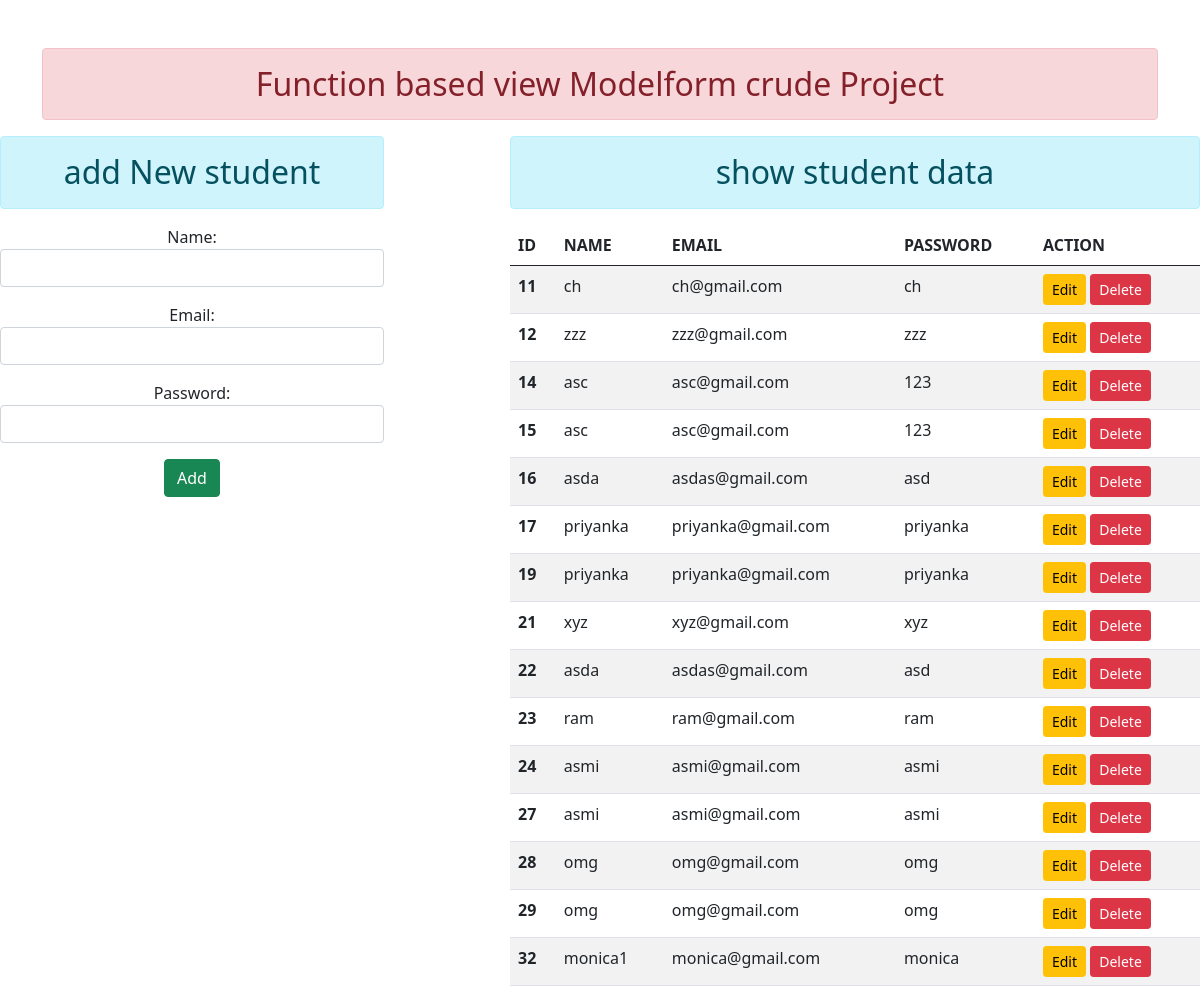
/home/, run on the app's committed database.
### enroll/models.py (models this page shows)
class student(models.Model):
    name = models.CharField(max_length=100)
    email = models.EmailField(max_length=100)
    password = models.CharField(max_length=100)

### enroll/views.py (the view)
# urls.py: path('', views.add_show, name='addandshow'),
def add_show(request):
    if request.method == 'POST':
        fm = studentregisration(request.POST)
        if fm.is_valid():
            nm = fm.cleaned_data['name']
            em = fm.cleaned_data['email']
            pw = fm.cleaned_data['password']
            print(nm, em, pw)
            reg = student(name=nm, email=em, password=pw)
            reg.save()
            fm = studentregisration()  # it given bez after adding data should not be save in same field.
    else:
        fm = studentregisration()
    stud = student.objects.all()
    return render(request, 'addandshow.html', {'form': fm, 'all_data': stud})

### enroll/forms.py
class studentregisration(forms.ModelForm):
    class Meta:
        model = student
        fields = ['name', 'email', 'password']
        widgets = {
            'name': forms.TextInput(attrs={'class': "form-control"}),
            'email': forms.EmailInput(attrs={'class': "form-control"}),
            'password': forms.PasswordInput(render_value=True,attrs={"class": 'form-control'}),
        }

### enroll/templates/addandshow.html (shortened to what this page needs)
{% extends 'base.html' %}
{%  block content %}
<div class="row">
    <div class="col-sm-4">
        <h2 class="text-center alert alert-info">add New student</h2>
        <form action="" method="POST" class="text-center">
            {{form.as_p}}
            <input type="submit" class="btn btn-success" value="Add">
        </form>
    </div>
    <div class="col-sm-7 offset-1">
        <h2 class="text-center alert alert-info">show student data</h2>
        {% if all_data %}
        <table class="table table-striped table-hover">
            <thead>
            <tr>
                <th scope="col">ID</th>
                <th scope="col">NAME</th>
                <th scope="col">EMAIL</th>
                <th scope="col">PASSWORD</th>
                <th scope="col">ACTION</th>
            </tr>
            </thead>
            <tbody>
            {% for i in all_data %}
            <tr>
                <th scope="row">{{i.id}}</th>
                <td>{{i.name}}</td>
                <td>{{i.email}}</td>
                <td>{{i.password}}</td>
                <td>
                    <a href="{% url 'updatedata' i.id %}" class="btn btn-warning btn-sm"  >Edit</a>
                    <form  method="post" action="{% url 'deletedata' i.id %}" class="d-inline">
                        <input type="submit" class="btn btn-danger btn-sm" value="Delete">
                    </form>
                </td>
            </tr>
             {% endfor %}
            </tbody>
        </table>
        {% else %}
         pass
        {% endif %}
    </div>
</div>
{% endblock content %}

### data on the page
student: id "11", name "ch", email "ch@gmail.com", password "ch"
student: id "12", name "zzz", email "zzz@gmail.com", password "zzz"
student: id "14", name "asc", email "asc@gmail.com", password "123"
student: id "15", name "asc", email "asc@gmail.com", password "123"
student: id "16", name "asda", email "asdas@gmail.com", password "asd"
student: id "17", name "priyanka", email "priyanka@gmail.com", password "priyanka"
student: id "19", name "priyanka", email "priyanka@gmail.com", password "priyanka"
student: id "21", name "xyz", email "xyz@gmail.com", password "xyz"
student: id "22", name "asda", email "asdas@gmail.com", password "asd"
student: id "23", name "ram", email "ram@gmail.com", password "ram"
student: id "24", name "asmi", email "asmi@gmail.com", password "asmi"
student: id "27", name "asmi", email "asmi@gmail.com", password "asmi"
student: id "28", name "omg", email "omg@gmail.com", password "omg"
student: id "29", name "omg", email "omg@gmail.com", password "omg"
student: id "32", name "monica1", email "monica@gmail.com", password "monica"
